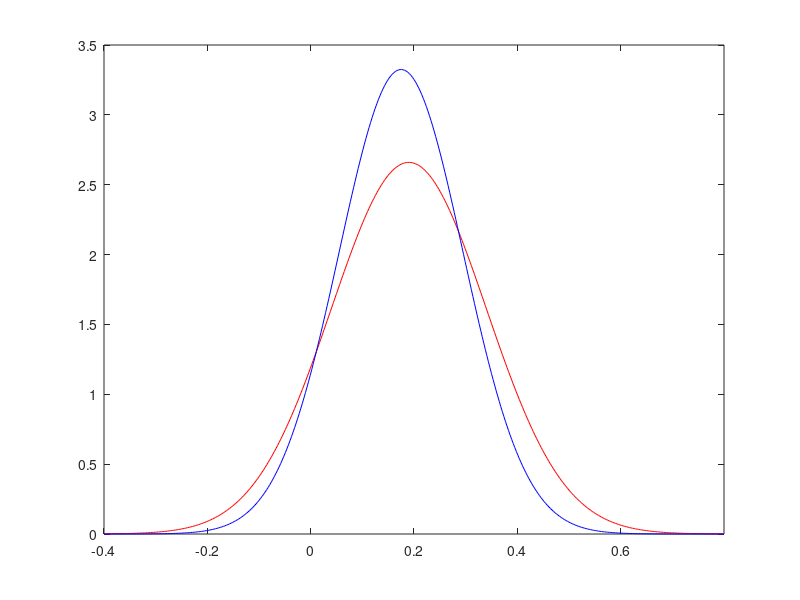

Write the MATLAB code that produced this figure.

m1=0.19;
m2=0.175;
sko1=0.15;
sko2=0.12;

x1=[];x2=[];
y1=[];y2=[];

x1=-0.4:0.003:0.8;
x2=x1;

for i=1:length(x1)
    y1(i)=exp(-((x1(i)-m1)^2)/(2*sko1^2))/(sqrt(2*pi)*sko1);
    y2(i)=exp(-((x2(i)-m2)^2)/(2*sko2^2))/(sqrt(2*pi)*sko2);
end

amp1=1/(sqrt(2*pi)*sko1);
amp2=1/(sqrt(2*pi)*sko2);

ar1=trapz(x1,y1);
ar2=trapz(x2,y2);

plot(x1,y1./ar1,'r-',x2,y2./ar2,'b-');
xlim([min(x1),max(x1)]);